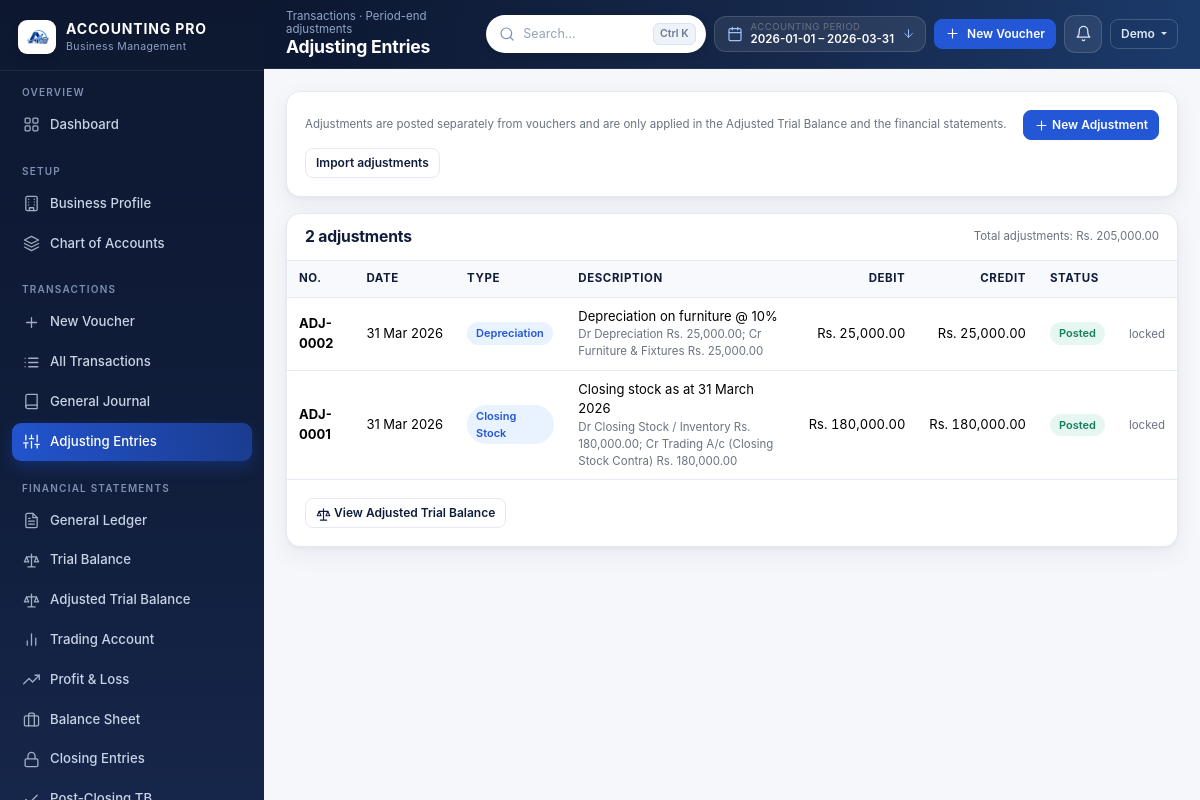
The app's page /adjustments (signed in) with its own data.
### models.py (models this page shows, shortened)
class AccountingPeriod(db.Model):
    __tablename__ = "accounting_periods"
    __table_args__ = (UniqueConstraint("business_id", "label", name="uq_period_label"),)
    id = db.Column(Integer, primary_key=True)
    business_id = db.Column(Integer, ForeignKey("businesses.id", ondelete="CASCADE"),
                            nullable=False, index=True)
    label = db.Column(String(120), nullable=False)
    kind = db.Column(String(20), default="Yearly", nullable=False)
    start_date = db.Column(Date, nullable=False)
    end_date = db.Column(Date, nullable=False)
    is_active = db.Column(Boolean, default=True, nullable=False)
    is_closed = db.Column(Boolean, default=False, nullable=False)
    created_at = db.Column(DateTime, default=datetime.utcnow, nullable=False)
    business = relationship("Business", back_populates="periods")

class User(db.Model):
    __tablename__ = "users"
    id = db.Column(Integer, primary_key=True)
    name = db.Column(String(120), nullable=False)
    email = db.Column(String(190), nullable=False, unique=True, index=True)
    password_hash = db.Column(String(255), nullable=False)
    is_active = db.Column(Boolean, default=True, nullable=False)
    reset_token = db.Column(String(120), index=True)
    reset_expires = db.Column(DateTime)
    last_login = db.Column(DateTime)
    created_at = db.Column(DateTime, default=datetime.utcnow, nullable=False)
    businesses = relationship("Business", back_populates="user",
                              cascade="all, delete-orphan")
    settings = relationship("UserSettings", back_populates="user", uselist=False,
                            cascade="all, delete-orphan")

class Adjustment(db.Model):
    __tablename__ = "adjustments"
    __table_args__ = (UniqueConstraint("business_id", "adj_no", name="uq_adj_no"),)
    id = db.Column(Integer, primary_key=True)
    business_id = db.Column(Integer, ForeignKey("businesses.id", ondelete="CASCADE"),
                            nullable=False, index=True)
    period_id = db.Column(Integer, ForeignKey("accounting_periods.id", ondelete="SET NULL"))
    adj_no = db.Column(String(40), nullable=False)
    adj_date = db.Column(Date, nullable=False)
    kind = db.Column(String(50), default="Other", nullable=False)
    description = db.Column(String(255))
    narration = db.Column(Text)
    status = db.Column(String(20), default="draft", nullable=False)
    total_debit = db.Column(Money, default=ZERO, nullable=False)
    total_credit = db.Column(Money, default=ZERO, nullable=False)
    created_by = db.Column(Integer, ForeignKey("users.id", ondelete="SET NULL"))
    created_at = db.Column(DateTime, default=datetime.utcnow, nullable=False)
    lines = relationship("AdjustmentLine", back_populates="adjustment",
                         cascade="all, delete-orphan", order_by="AdjustmentLine.id")

class AdjustmentLine(db.Model):
    __tablename__ = "adjustment_lines"
    id = db.Column(Integer, primary_key=True)
    adjustment_id = db.Column(Integer, ForeignKey("adjustments.id", ondelete="CASCADE"),
                              nullable=False, index=True)
    account_id = db.Column(Integer, ForeignKey("accounts.id", ondelete="RESTRICT"),
                           nullable=False, index=True)
    debit = db.Column(Money, default=ZERO, nullable=False)
    credit = db.Column(Money, default=ZERO, nullable=False)
    description = db.Column(String(255))
    adjustment = relationship("Adjustment", back_populates="lines")
    account = relationship("Account")

class Account(db.Model):
    __tablename__ = "accounts"
    __table_args__ = (
        UniqueConstraint("business_id", "code", name="uq_account_code"),
        Index("ix_account_business_cat", "business_id", "category"),
    )
    id = db.Column(Integer, primary_key=True)
    business_id = db.Column(Integer, ForeignKey("businesses.id", ondelete="CASCADE"),
                            nullable=False, index=True)
    code = db.Column(String(20), nullable=False)
    name = db.Column(String(150), nullable=False)
    category = db.Column(String(30), nullable=False)
    subcategory = db.Column(String(40), nullable=False)
    normal_balance = db.Column(String(10), nullable=False, default="Debit")
    opening_debit = db.Column(Money, default=ZERO, nullable=False)
    opening_credit = db.Column(Money, default=ZERO, nullable=False)
    description = db.Column(Text)
    is_active = db.Column(Boolean, default=True, nullable=False)
    created_at = db.Column(DateTime, default=datetime.utcnow, nullable=False)
    business = relationship("Business", back_populates="accounts")
    lines = relationship("JournalLine", back_populates="account")

### app.py (the view)
    @app.route("/adjustments")
    @business_required
    def adjustments():
        business = get_business()
        start, end = period_range()
        items = (Adjustment.query.filter_by(business_id=business.id)
                 .filter(Adjustment.adj_date >= start, Adjustment.adj_date <= end)
                 .order_by(Adjustment.adj_date.desc(), Adjustment.id.desc()).all())
        accounts_map = {a.id: a for a in
                        Account.query.filter_by(business_id=business.id).all()}
        total = sum((a.total_debit for a in items), ZERO)
        return render_template("adjustments.html", items=items, accounts=accounts_map,
                               total=money(total))

### templates/adjustments.html (shortened to what this page needs)
{% extends 'base.html' %}
{% from 'partials/icons.html' import icon %}
{% from 'partials/macros.html' import status_badge, empty_state %}
{% block page_title %}Adjusting Entries{% endblock %}
{% block crumb %}Transactions · Period-end adjustments{% endblock %}
{% block content %}
<div class="card mb-3">
  <div class="card-body d-flex flex-wrap gap-2 align-items-center">
    <span class="hint">Adjustments are posted separately from vouchers and are only applied in the
      Adjusted Trial Balance and the financial statements.</span>
    <a class="btn btn-primary btn-sm ms-auto" href="{{ url_for('adjustment_new') }}">
      {{ icon('plus') }} New Adjustment</a>
    <a class="btn btn-sm btn-ghost" href="{{ url_for('import_center') }}">Import adjustments</a>
  </div>
</div>
<div class="card">
  <div class="card-header">
    <h3>{{ items|length }} adjustment{{ '' if items|length == 1 else 's' }}</h3>
    <span class="hint">Total adjustments: {{ total|rs }}</span>
  </div>
  <div class="table-wrap">
    <table class="table table-stack align-middle">
      <thead>
        <tr><th>No.</th><th>Date</th><th>Type</th><th>Description</th>
          <th class="text-end">Debit</th><th class="text-end">Credit</th><th>Status</th><th></th></tr>
      </thead>
      <tbody>
        {% for a in items %}
          <tr>
            <td data-label="No."><strong>{{ a.adj_no }}</strong></td>
            <td class="nowrap" data-label="Date">{{ a.adj_date|dt }}</td>
            <td data-label="Type"><span class="badge-soft badge-info">{{ a.kind }}</span></td>
            <td data-label="Description">{{ a.description or '—' }}
              <div class="hint">
                {% for line in a.lines %}
                  {% set acc = accounts.get(line.account_id) %}
                  {{ 'Dr' if line.debit else 'Cr' }} {{ acc.name if acc else '?' }}
                  {{ (line.debit or line.credit)|rs }}{{ '; ' if not loop.last }}
                {% endfor %}
              </div>
            </td>
            <td class="num" data-label="Debit">{{ a.total_debit|rs }}</td>
            <td class="num" data-label="Credit">{{ a.total_credit|rs }}</td>
            <td data-label="Status">{{ status_badge(a.status) }}</td>
            <td class="text-end nowrap">
              {% if a.status != 'posted' %}
                <form method="post" action="{{ url_for('adjustment_post', adjustment_id=a.id) }}" class="d-inline">
                  <input type="hidden" name="_csrf_token" value="{{ csrf_token() }}">
                  <button class="btn btn-sm btn-ghost" type="submit">{{ icon('check') }}</button>
                </form>
                <form method="post" action="{{ url_for('adjustment_delete', adjustment_id=a.id) }}" class="d-inline"
                      data-confirm="Delete adjustment {{ a.adj_no }}?">
                  <input type="hidden" name="_csrf_token" value="{{ csrf_token() }}">
                  <button class="btn btn-sm btn-ghost text-danger" type="submit">{{ icon('trash') }}</button>
                </form>
              {% else %}
                <span class="hint">locked</span>
              {% endif %}
            </td>
          </tr>
        {% else %}
          <tr><td colspan="8">
            {{ empty_state('No adjusting entries',
               'Create closing stock, depreciation, outstanding expense or prepaid adjustments for ' ~ period_label ~ '.',
               'sliders', url_for('adjustment_new'), 'New Adjustment') }}
          </td></tr>
        {% endfor %}
      </tbody>
    </table>
  </div>
  <div class="card-body">
    <a class="btn btn-ghost btn-sm" href="{{ url_for('adjusted_trial_balance_page') }}">
      {{ icon('scale') }} View Adjusted Trial Balance</a>
  </div>
</div>
{% endblock %}

### templates/base.html (shortened to what this page needs)
{% from 'partials/icons.html' import icon %}
{% set notif_total = notifications.total if notifications is defined and notifications else 0 %}
{% set notif_items = notifications['items'] if notifications is defined and notifications else [] %}
<!doctype html>
<html lang="en">
<head>
  <link rel="stylesheet" href="{{ url_for('static', filename='vendor/bootstrap.min.css') }}">
  <link rel="stylesheet" href="{{ url_for('static', filename='css/style.css') }}">
</head>
<body>
{% if current_user %}
<div class="app-shell">
  <aside class="sidebar" id="sidebar">
    <div class="sidebar-brand">
      <img class="brand-mark brand-mark-logo" src="{{ url_for('static', filename='images/brand/logo-mark.png') }}" alt="ACCOUNTING PRO">
      <div class="brand-text">
        <strong>ACCOUNTING PRO</strong>
        <span>Business Management</span>
      </div>
    </div>
    {% set ep = request.endpoint %}
    <nav class="pb-3">
      <div class="nav-section">
        <div class="nav-section-title">Overview</div>
        <a class="nav-link {{ 'active' if ep == 'dashboard' }}" href="{{ url_for('dashboard') }}">{{ icon('grid') }} Dashboard</a>
      </div>
      <div class="nav-section">
        <div class="nav-section-title">Setup</div>
        <a class="nav-link {{ 'active' if ep in ['business_profile', 'add_period', 'activate_period'] }}" href="{{ url_for('business_profile') }}">{{ icon('building') }} Business Profile</a>
        <a class="nav-link {{ 'active' if ep in ['accounts', 'account_create', 'account_edit'] }}" href="{{ url_for('accounts') }}">{{ icon('layers') }} Chart of Accounts</a>
      </div>
      <div class="nav-section">
        <div class="nav-section-title">Transactions</div>
        <a class="nav-link {{ 'active' if ep == 'transaction_new' }}" href="{{ url_for('transaction_new') }}">{{ icon('plus') }} New Voucher</a>
        <a class="nav-link {{ 'active' if ep in ['transactions', 'transaction_view', 'transaction_edit'] }}" href="{{ url_for('transactions') }}">{{ icon('list') }} All Transactions</a>
        <a class="nav-link {{ 'active' if ep == 'journal' }}" href="{{ url_for('journal') }}">{{ icon('book') }} General Journal</a>
        <a class="nav-link {{ 'active' if ep in ['adjustments', 'adjustment_new'] }}" href="{{ url_for('adjustments') }}">{{ icon('sliders') }} Adjusting Entries</a>
      </div>
      <div class="nav-section">
        <div class="nav-section-title">Financial Statements</div>
        <a class="nav-link {{ 'active' if ep == 'ledger' }}" href="{{ url_for('ledger') }}">{{ icon('file-text') }} General Ledger</a>
        <a class="nav-link {{ 'active' if ep in ['trial_balance_page', 'trial_balance_manual'] }}" href="{{ url_for('trial_balance_page') }}">{{ icon('scale') }} Trial Balance</a>
        <a class="nav-link {{ 'active' if ep == 'adjusted_trial_balance_page' }}" href="{{ url_for('adjusted_trial_balance_page') }}">{{ icon('scale') }} Adjusted Trial Balance</a>
        <a class="nav-link {{ 'active' if ep == 'trading_account_page' }}" href="{{ url_for('trading_account_page') }}">{{ icon('chart') }} Trading Account</a>
        <a class="nav-link {{ 'active' if ep == 'profit_loss_page' }}" href="{{ url_for('profit_loss_page') }}">{{ icon('trending') }} Profit &amp; Loss</a>
        <a class="nav-link {{ 'active' if ep == 'balance_sheet_page' }}" href="{{ url_for('balance_sheet_page') }}">{{ icon('briefcase') }} Balance Sheet</a>
        <a class="nav-link {{ 'active' if ep == 'closing_entries_page' }}" href="{{ url_for('closing_entries_page') }}">{{ icon('lock') }} Closing Entries</a>
        <a class="nav-link {{ 'active' if ep == 'post_closing_tb_page' }}" href="{{ url_for('post_closing_tb_page') }}">{{ icon('check') }} Post-Closing TB</a>
      </div>
    </nav>
  </aside>
  <div class="main-wrap">
    <header class="topbar">
      <div class="page-heading">
        <div class="crumb">{% block crumb %}Dashboard{% endblock %}</div>
        <h1>{% block page_title %}Dashboard{% endblock %}</h1>
      </div>
      <div class="topbar-actions">
        <div class="topbar-search">
          <form method="get" action="{{ url_for('search') }}" role="search">
            <span class="search-ico">{{ icon('search') }}</span>
            <input type="search" name="q" id="globalSearch" autocomplete="off"
                   value="{{ request.args.get('q', '') if request.endpoint == 'search' else '' }}"
                   placeholder="Search&hellip;" aria-label="Global search"
                   title="Search accounts, vouchers and products (Ctrl+K)">
            <span class="kbd-hint">Ctrl K</span>
          </form>
        </div>
        <div class="dropdown fy-pill-wrap d-none d-xl-flex">
          <button class="fy-pill" type="button" data-bs-toggle="dropdown" aria-label="Accounting period">
            <span class="fy-ico">{{ icon('calendar') }}</span>
            <span class="fy-meta">
              <small>Accounting period</small>
              <span class="fy-range">{{ period_start }} &ndash; {{ period_end }}</span>
            </span>
            <span class="fy-caret">{{ icon('arrow-down') }}</span>
          </button>
        </div>
        <a class="btn btn-sm btn-primary btn-icon d-none d-md-inline-flex"
           href="{{ url_for('transaction_new') }}">{{ icon('plus') }} New Voucher</a>
        <div class="dropdown bell-wrap">
          <button class="bell-btn" type="button" data-bs-toggle="dropdown"
                  aria-label="Notifications{% if notif_total %} ({{ notif_total }} pending){% endif %}">
          </button>
        </div>
        <div class="dropdown">
          <button class="btn btn-sm btn-ghost dropdown-toggle" type="button" data-bs-toggle="dropdown">
            {{ current_user.name.split(' ')[0] }}
          </button>
        </div>
      </div>
    </header>
    <main class="content">
      <div class="content-inner">
        {% block content %}{% endblock %}
      </div>
    </main>
  </div>
</div>
{% else %}
  {% block auth %}{% endblock %}
{% endif %}
</body>
</html>

### templates/partials/macros.html (shortened to what this page needs)
{% macro status_badge(status) -%}
  {% if status == 'posted' %}<span class="badge-soft badge-posted">Posted</span>
  {% elif status == 'draft' %}<span class="badge-soft badge-draft">Draft</span>
  {% elif status == 'reversed' %}<span class="badge-soft badge-reversed">Reversed</span>
  {% else %}<span class="badge-soft badge-neutral">{{ status }}</span>{% endif %}
{%- endmacro %}
{% macro empty_state(title, message, icon_name='file', action_url=None, action_label=None) -%}
  {% from 'partials/icons.html' import icon %}
{%- endmacro %}

### records on screen
AccountingPeriod: start_date "2026-01-01", end_date "2026-03-31"
User: name "Demo"
Adjustment: adj_no "ADJ-0002", adj_date|dt "31 Mar 2026", kind "Depreciation", description "Depreciation on furniture @ 10%", total_debit|rs "Rs. 25,000.00", total_credit|rs "Rs. 25,000.00", status "Posted"
AdjustmentLine: debit "Dr", debit "Rs. 25,000.00", last ";"
Account: name "Depreciation"
AdjustmentLine: debit "Cr", debit+credit "Rs. 25,000.00"
Account: name "Furniture & Fixtures"
Adjustment: adj_no "ADJ-0001", adj_date|dt "31 Mar 2026", kind "Closing Stock", description "Closing stock as at 31 March 2026", total_debit|rs "Rs. 180,000.00", total_credit|rs "Rs. 180,000.00", status "Posted"
AdjustmentLine: debit "Dr", debit "Rs. 180,000.00", last ";"
Account: name "Closing Stock / Inventory"
AdjustmentLine: debit "Cr", debit+credit "Rs. 180,000.00"
Account: name "Trading A/c (Closing Stock Contra)"

### other values on screen
{{ items|length }} "2"
{{ '' if items|length == 1 else 's' }} "s"
{{ total|rs }} "Rs. 205,000.00"
